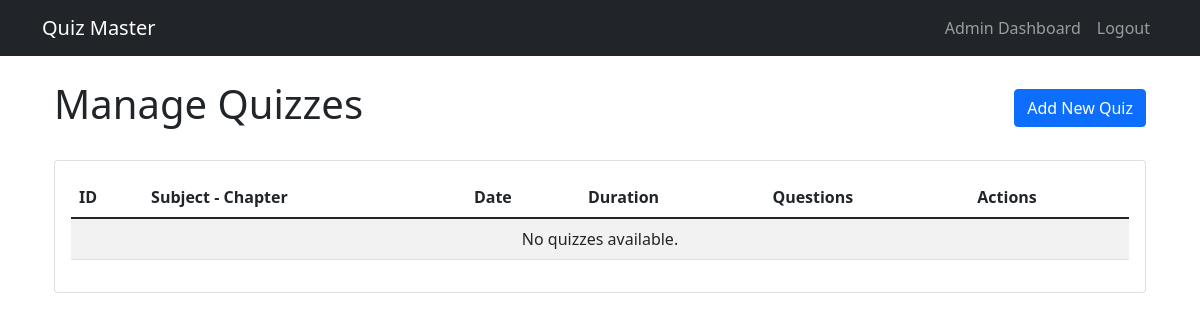
The app's page /admin/quizzes (signed in), older data.
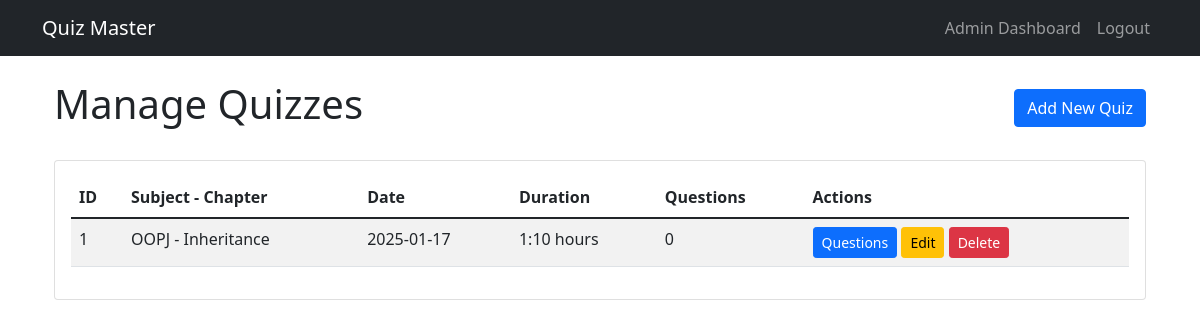
The same page, newer data.
### models/models.py (models this page shows)
class Quiz(db.Model):
    id = db.Column(db.Integer, primary_key=True)
    chapter_id = db.Column(db.Integer, db.ForeignKey('chapter.id'), nullable=False)
    date_of_quiz = db.Column(db.Date, nullable=False)
    time_duration = db.Column(db.Interval, nullable=False)
    remarks = db.Column(db.Text)
    questions = db.relationship('Question', backref='quiz', cascade='all, delete-orphan', lazy=True)
    scores = db.relationship('Score', backref='quiz', cascade='all, delete-orphan', lazy=True)

class Subject(db.Model):
    id = db.Column(db.Integer, primary_key=True)
    name = db.Column(db.String(100), nullable=False)
    description = db.Column(db.Text)
    chapters = db.relationship('Chapter', backref='subject', cascade='all, delete-orphan', lazy=True)

class Chapter(db.Model):
    id = db.Column(db.Integer, primary_key=True)
    name = db.Column(db.String(100), nullable=False)
    description = db.Column(db.Text)
    subject_id = db.Column(db.Integer, db.ForeignKey('subject.id'), nullable=False)
    quizzes = db.relationship('Quiz', backref='chapter', cascade='all, delete-orphan', lazy=True)

### controllers/admin.py (the view, shortened to what this page needs)
@admin.route('/admin/quizzes')
@login_required
@admin_required
def manage_quizzes():
    form = QuizForm()
    form.chapter_id.choices = [(c.id, f"{c.subject.name} - {c.name}")
                              for c in Chapter.query.join(Subject).all()]
    quizzes = Quiz.query.options(joinedload(Quiz.chapter)).all()
    return render_template('admin/quizzes.html', form=form, quizzes=quizzes)

### app.py (called while the page is built)
@login_manager.user_loader
def load_user(user_id):
    return User.query.get(int(user_id))

### controllers/admin.py (called while the page is built)
def admin_required(f):
    @wraps(f)
    def decorated_function(*args, **kwargs):
        if not current_user.is_authenticated or not current_user.is_admin:
            flash('Access denied.', 'danger')
            return redirect(url_for('auth.login'))
        return f(*args, **kwargs)
    return decorated_function

### templates/admin/quizzes.html (shortened to what this page needs)
{% extends "base.html" %}
{% block content %}
<div class="container">
    <div class="d-flex justify-content-between align-items-center mb-4">
        <h1>Manage Quizzes</h1>
        <button class="btn btn-primary" data-bs-toggle="modal" data-bs-target="#addQuizModal">
            Add New Quiz
        </button>
    </div>
    <div class="card">
        <div class="card-body">
            <div class="table-responsive">
                <table class="table table-striped">
                    <thead>
                        <tr>
                            <th>ID</th>
                            <th>Subject - Chapter</th>
                            <th>Date</th>
                            <th>Duration</th>
                            <th>Questions</th>
                            <th>Actions</th>
                        </tr>
                    </thead>
                    <tbody>
                        {% if quizzes %}
                            {% for quiz in quizzes %}
                            <tr>
                                <td>{{ quiz.id }}</td>
                                <td>{{ quiz.chapter.subject.name }} - {{ quiz.chapter.name }}</td>
                                <td>{{ quiz.date_of_quiz.strftime('%Y-%m-%d') }}</td>
                                <td>
                                    {% set hours = quiz.time_duration.total_seconds() // 3600 %}
                                    {% set minutes = (quiz.time_duration.total_seconds() % 3600) // 60 %}
                                    {{ '%d:%02d' % (hours, minutes) }} hours
                                </td>
                                <td>{{ quiz.questions|length }}</td>
                                <td>
                                    <a href="{{ url_for('admin.manage_questions', quiz_id=quiz.id) }}"
                                       class="btn btn-sm btn-primary">Questions</a>
                                    <a href="{{ url_for('admin.edit_quiz', id=quiz.id) }}"
                                       class="btn btn-sm btn-warning">Edit</a>
                                    <a href="{{ url_for('admin.delete_quiz', id=quiz.id) }}"
                                       class="btn btn-sm btn-danger"
                                       onclick="return confirm('Are you sure you want to delete this quiz?')">Delete</a>
                                </td>
                            </tr>
                            {% endfor %}
                        {% else %}
                            <tr>
                                <td colspan="6" class="text-center">No quizzes available.</td>
                            </tr>
                        {% endif %}
                    </tbody>
                </table>
            </div>
        </div>
    </div>
</div>
{% endblock %}

### templates/base.html (shortened to what this page needs)
<!DOCTYPE html>
<html lang="en">
<head>
    <link href="https://cdn.jsdelivr.net/npm/bootstrap@5.1.3/dist/css/bootstrap.min.css" rel="stylesheet">
    <link rel="stylesheet" href="{{ url_for('static', filename='css/style.css') }}">
</head>
<body>
    <nav class="navbar navbar-expand-lg navbar-dark bg-dark">
        <div class="container">
            <a class="navbar-brand" href="/">Quiz Master</a>
            <div class="collapse navbar-collapse" id="navbarNav">
                <ul class="navbar-nav ms-auto">
                    {% if current_user.is_authenticated %}
                        {% if current_user.is_admin %}
                            <li class="nav-item">
                                <a class="nav-link" href="{{ url_for('admin.dashboard') }}">Admin Dashboard</a>
                            </li>
                        {% else %}
                            <li class="nav-item">
                                <a class="nav-link" href="{{ url_for('user.dashboard') }}">Dashboard</a>
                            </li>
                        {% endif %}
                        <li class="nav-item">
                            <a class="nav-link" href="{{ url_for('auth.logout') }}">Logout</a>
                        </li>
                    {% endif %}
                </ul>
            </div>
        </div>
    </nav>
    <div class="container mt-4">
        {% block content %}{% endblock %}
    </div>
</body>
</html>

Row changes from the older to the newer data that the page shows:
added Quiz: id "1", chapter.subject.name "OOPJ", chapter.name "Inheritance", date_of_quiz "2025-01-17", value "1:10", questions|length "0"
Text that changed along with them:
text no longer shown: "No quizzes available."
